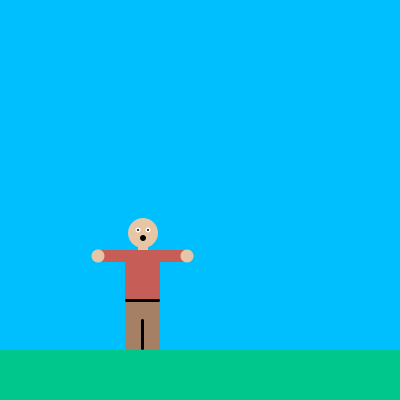
Frame 1 (no input)
Frame 60 (the mouse pressed at the canvas centre just before this capture): identical to frame 1, image omitted
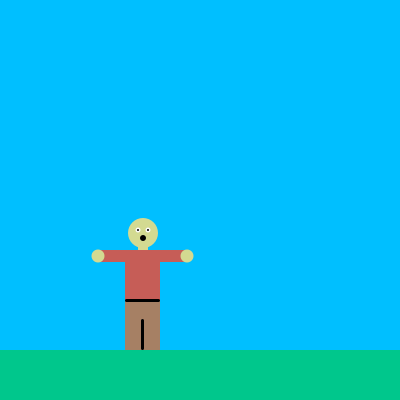
Frame 120 (the mouse held since frame 60 and released just before this capture)

The Processing sketch that drew these frames (run headless with seeded random() and noise(); from frame 60 on, the mouse is pressed at the canvas centre):

// Processing sketch: processing_186254
// ── processing_186254.pde

int a=0;
int b=0;
int c=0;
void setup(){
  size(400,400);
  smooth();
}

void draw(){
  background(0,191,255);
  fill(0,199,140);
  noStroke();
  rect(0,350,width,50);
  bighead();
}

void bighead(){
  fill(166,128,100);
  rect(125,300,35,50);
  fill(198,93,87);
  rect(125,250,35,50);
  rect(100,250,85,12);
  fill(231-c,198+c,165-c);
  ellipse(98,256,13,13);
  ellipse(187,256,13,13);
  rect(138,245,10,5);
  ellipse(143,233-b,30+b*2,30+b*2);
  fill(250);
  ellipse(138-b,230-b,5+b,5+b);
  ellipse(148+b,230-b,5+b,5+b);
  fill(0);
  ellipse(143,238-a,6+a,6+a);
  ellipse(138-b,230-b,2+a,2+a);
  ellipse(148+b,230-b,2+a,2+a);
  stroke(0);
  strokeWeight(3);
  line(126,300,158,300);
  line(142,320,142,348);
}

void mouseMoved(){
  a=a+1;
  b=b+2;
}

void mousePressed(){
  a=0;
  b=0;
  c=c+20;
}
